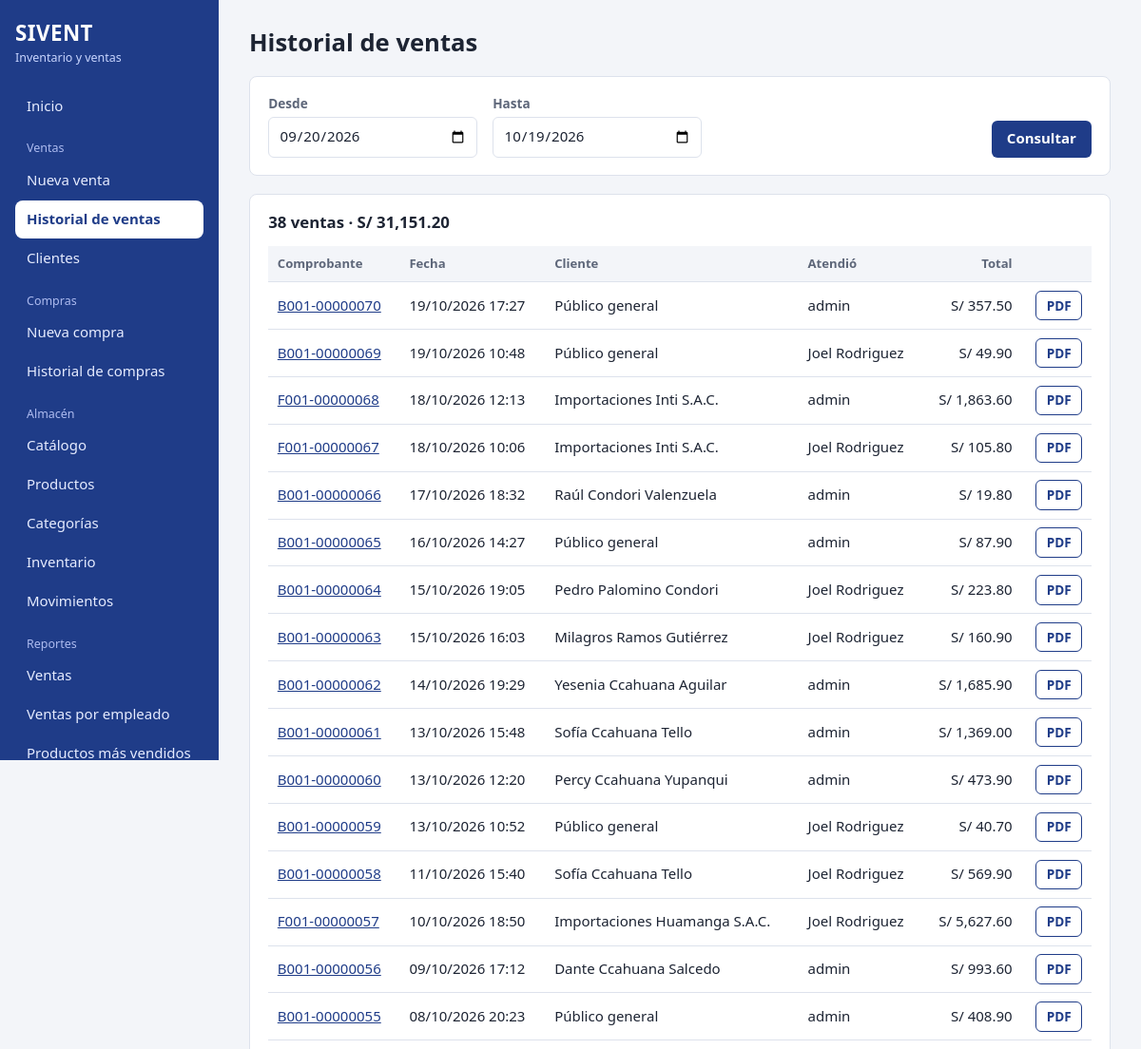
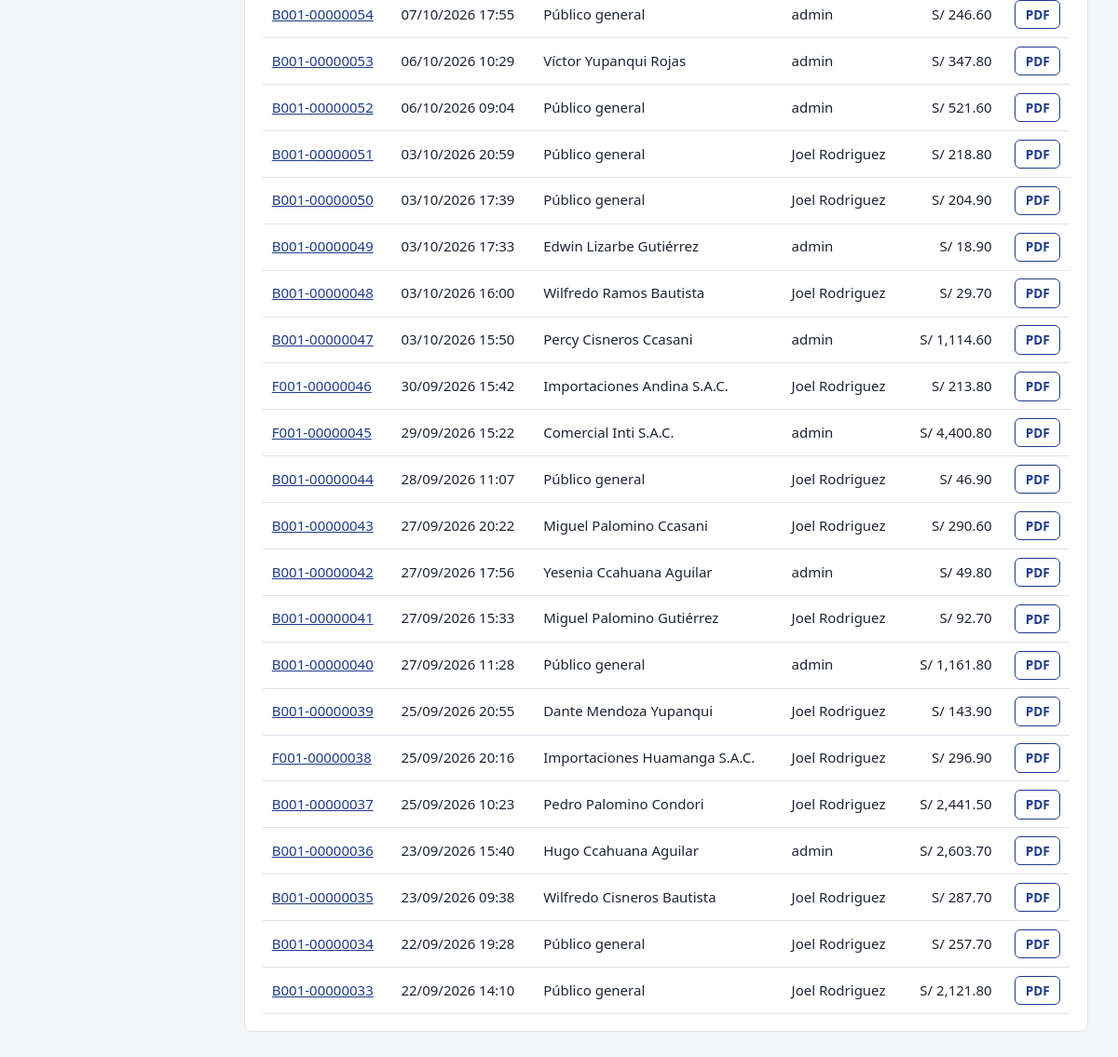
/ventas/historial (signed in), run on the app's committed database (2 pictures, top to bottom).
### tables this page shows
CREATE TABLE ventas(
    id INTEGER PRIMARY KEY AUTOINCREMENT,
    fecha TEXT NOT NULL,
    usuario_id INTEGER NOT NULL REFERENCES usuarios(id),
    cliente_id INTEGER REFERENCES clientes(id),
    tipo_comprobante TEXT NOT NULL DEFAULT 'BOLETA' CHECK(tipo_comprobante IN ('BOLETA','FACTURA')),
    total REAL NOT NULL CHECK(total >= 0)
, estado TEXT NOT NULL DEFAULT 'EMITIDA', anulada_fecha TEXT, anulada_por INTEGER REFERENCES usuarios(id), anulada_motivo TEXT NOT NULL DEFAULT '');

CREATE TABLE usuarios(
    id INTEGER PRIMARY KEY AUTOINCREMENT,
    nombre_completo TEXT NOT NULL,
    usuario TEXT NOT NULL UNIQUE,
    password TEXT NOT NULL,
    rol_id INTEGER NOT NULL REFERENCES roles(id),
    activo INTEGER NOT NULL DEFAULT 1,
    creado TEXT NOT NULL DEFAULT (datetime('now','localtime'))
);

CREATE TABLE clientes(
    id INTEGER PRIMARY KEY AUTOINCREMENT,
    tipo_documento TEXT NOT NULL DEFAULT 'DNI' CHECK(tipo_documento IN ('DNI','RUC','CE','OTRO')),
    numero_documento TEXT NOT NULL,
    nombre TEXT NOT NULL,
    telefono TEXT NOT NULL DEFAULT '',
    email TEXT NOT NULL DEFAULT '',
    direccion TEXT NOT NULL DEFAULT '',
    activo INTEGER NOT NULL DEFAULT 1,
    UNIQUE(tipo_documento, numero_documento)
);

### ventas.py (the view)
@bp.route("/ventas/historial")
@requiere("ventas", "reportes")
def historial():
    desde, hasta = rango_fechas(request.args, dias=30)
    donde, args = ["substr(v.fecha,1,10) BETWEEN ? AND ?"], [desde, hasta]
    todas = "reportes" in g.user["permisos"]
    if not todas:
        donde.append("v.usuario_id=?")
        args.append(g.user["id"])
    con = get_db()
    filas = con.execute(f"{VENTA_SQL} WHERE {' AND '.join(donde)} ORDER BY v.id DESC LIMIT 300", args).fetchall()
    con.close()
    return render_template("ventas_historial.html", filas=filas, desde=desde, hasta=hasta, todas=todas,
                           total=sum(f["total"] for f in filas if f["estado"] == "EMITIDA"),
                           anuladas=sum(1 for f in filas if f["estado"] == "ANULADA"), serie=pdf.serie_numero)

### app.py (called while the page is built)
@app.template_filter("soles")
def soles(v):
    return f"S/ {float(v or 0):,.2f}"

@app.template_filter("fh")
def fecha_hora(s):
    try:
        return datetime.strptime(s, "%Y-%m-%d %H:%M:%S").strftime("%d/%m/%Y %H:%M")
    except (TypeError, ValueError):
        return s or ""

@app.after_request
def cabeceras(resp):
    resp.headers.setdefault("X-Content-Type-Options", "nosniff")
    resp.headers.setdefault("X-Frame-Options", "SAMEORIGIN")
    resp.headers.setdefault("Referrer-Policy", "same-origin")
    return resp

### auth.py (called while the page is built)
def csrf_token():
    if "csrf" not in session:
        session["csrf"] = secrets.token_hex(16)
    return session["csrf"]

def requiere(*modulos):
    def deco(f):
        @wraps(f)
        def w(*a, **k):
            if g.user is None:
                if request.path.startswith("/api/"):
                    return jsonify(error="Sesión expirada. Inicie sesión de nuevo."), 401
                return redirect(url_for("login", next=request.path))
            if modulos and not any(m in g.user["permisos"] for m in modulos):
                abort(403)
            return f(*a, **k)
        return w
    return deco

### db.py (called while the page is built)
def get_db():
    con = sqlite3.connect(DB_PATH, timeout=10, isolation_level=None)
    con.row_factory = sqlite3.Row
    con.execute("PRAGMA foreign_keys = ON;")
    con.execute("PRAGMA journal_mode = WAL;")
    return con

### pdf.py (called while the page is built)
def serie_numero(v):
    prefijo = "F001" if v["tipo_comprobante"] == "FACTURA" else "B001"
    return f"{prefijo}-{v['id']:08d}"

### util.py (called while the page is built)
def rango_fechas(args, dias=30):
    hoy = date.today()
    def leer(clave, defecto):
        try:
            return datetime.strptime(args.get(clave, ""), "%Y-%m-%d").date()
        except ValueError:
            return defecto
    hasta = leer("hasta", hoy)
    desde = leer("desde", hasta - timedelta(days=dias - 1))
    if desde > hasta:
        desde, hasta = hasta, desde
    return desde.isoformat(), hasta.isoformat()

### templates/ventas_historial.html (shortened to what this page needs)
{% extends 'base.html' %}
{% block content %}
<h1>Historial de ventas</h1>
<form method="get" class="panel barra">
  <div class="campo"><label for="desde">Desde</label><input id="desde" type="date" name="desde" value="{{ desde }}"></div>
  <div class="campo"><label for="hasta">Hasta</label><input id="hasta" type="date" name="hasta" value="{{ hasta }}"></div>
  <div class="acciones"><button class="btn">Consultar</button></div>
</form>
<section class="panel">
  <h2>{{ filas|length }} {{ 'venta' if filas|length == 1 else 'ventas' }} · {{ total|soles }}{% if not todas %} <small class="muted">(solo las suyas)</small>{% endif %}</h2>
  {% if filas %}
  <div class="tabla-scroll"><table>
    <thead><tr><th>Comprobante</th><th>Fecha</th><th>Cliente</th><th>Atendió</th><th class="num">Total</th><th></th></tr></thead>
    <tbody>{% for v in filas %}
      <tr class="{{ 'anulada' if v.estado == 'ANULADA' }}"><td><a href="{{ url_for('ventas.detalle', vid=v.id) }}">{{ serie(v) }}</a></td><td>{{ v.fecha|fh }}</td>
      <td>{{ v.cliente_nombre or 'Público general' }}</td><td>{{ v.usuario_nombre }}</td><td class="num">{{ v.total|soles }}</td>
      <td class="acc"><a class="btn sec chico" href="{{ url_for('ventas.comprobante', vid=v.id) }}" target="_blank" rel="noopener">PDF</a></td></tr>
    {% endfor %}</tbody>
  </table></div>
  {% else %}<p class="vacio">No hay ventas en este período.</p>{% endif %}
</section>
{% endblock %}

### static/css/style.css (style rules this page uses)
:root { --bg: #f3f5f9; --surface: #fff; --ink: #1d2433; --muted: #5d6679; --line: #dde2ec; --azul: #1f3c88; --azul-osc: #163172; --verde: #2e7d4f; --verde-osc: #256640; --rojo: #b3261e; --ambar: #9a5b00; --ambar-bg: #fff3dc; --radio: 8px; }
* { box-sizing: border-box; }
html { font-family: "Segoe UI", system-ui, -apple-system, Roboto, sans-serif; color: var(--ink); background: var(--bg); }
body { margin: 0; font-size: 15px; line-height: 1.45; }
h1 { font-size: 1.6rem; margin: 0 0 1.1rem; }
h2 { font-size: 1.05rem; margin: 0 0 .8rem; }
a { color: var(--azul); }
.panel { background: var(--surface); border: 1px solid var(--line); border-radius: var(--radio); padding: 1.1rem 1.2rem; margin-bottom: 1.2rem; }
label { display: block; font-size: .85rem; color: var(--muted); margin: .7rem 0 .25rem; font-weight: 600; }
input, select { width: 100%; padding: .55rem .65rem; border: 1px solid var(--line); border-radius: 6px; font: inherit; color: var(--ink); background: var(--surface); }
.acciones { display: flex; gap: .6rem; flex-wrap: wrap; margin-top: 1rem; align-items: center; }
.barra { display: flex; gap: 1rem; align-items: flex-end; flex-wrap: wrap; }
.barra .campo { min-width: 220px; }
.barra label { margin-top: 0; }
.barra .acciones { margin: 0 0 0 auto; }
.btn { display: inline-block; padding: .55rem 1rem; border: 0; border-radius: 6px; background: var(--azul); color: #fff; font: inherit; font-weight: 600; cursor: pointer; text-decoration: none; text-align: center; }
.btn.sec { background: transparent; color: var(--azul); border: 1px solid var(--azul); }
.btn.chico { padding: .3rem .65rem; font-size: .85rem; }
.tabla-scroll { overflow-x: auto; }
table { width: 100%; border-collapse: collapse; }
th, td { padding: .55rem .6rem; text-align: left; border-bottom: 1px solid var(--line); vertical-align: middle; }
thead th { background: var(--bg); font-size: .82rem; color: var(--muted); position: sticky; top: 0; }
td.num, th.num { text-align: right; font-variant-numeric: tabular-nums; }
td.acc { white-space: nowrap; text-align: right; }
@media (prefers-reduced-motion: no-preference) { .btn, .side nav a { transition: background .15s; } }
td.num, th.num { white-space: nowrap; }

### data on the page
ventas: serie "B001-00000070", fecha|fh "19/10/2026 17:27", cliente_nombre "Público general", usuario_nombre "admin", total|soles "S/ 357.50"
ventas: serie "B001-00000069", fecha|fh "19/10/2026 10:48", cliente_nombre "Público general", usuario_nombre "Joel Rodriguez", total|soles "S/ 49.90"
ventas: serie "F001-00000068", fecha|fh "18/10/2026 12:13", nombre "Importaciones Inti S.A.C.", usuario_nombre "admin", total|soles "S/ 1,863.60"
ventas: serie "F001-00000067", fecha|fh "18/10/2026 10:06", nombre "Importaciones Inti S.A.C.", usuario_nombre "Joel Rodriguez", total|soles "S/ 105.80"
ventas: serie "B001-00000066", fecha|fh "17/10/2026 18:32", nombre "Raúl Condori Valenzuela", usuario_nombre "admin", total|soles "S/ 19.80"
ventas: serie "B001-00000065", fecha|fh "16/10/2026 14:27", cliente_nombre "Público general", usuario_nombre "admin", total|soles "S/ 87.90"
ventas: serie "B001-00000064", fecha|fh "15/10/2026 19:05", nombre "Pedro Palomino Condori", usuario_nombre "Joel Rodriguez", total|soles "S/ 223.80"
ventas: serie "B001-00000063", fecha|fh "15/10/2026 16:03", nombre "Milagros Ramos Gutiérrez", usuario_nombre "Joel Rodriguez", total|soles "S/ 160.90"
ventas: serie "B001-00000062", fecha|fh "14/10/2026 19:29", nombre "Yesenia Ccahuana Aguilar", usuario_nombre "admin", total|soles "S/ 1,685.90"
ventas: serie "B001-00000061", fecha|fh "13/10/2026 15:48", nombre "Sofía Ccahuana Tello", usuario_nombre "admin", total|soles "S/ 1,369.00"
ventas: serie "B001-00000060", fecha|fh "13/10/2026 12:20", nombre "Percy Ccahuana Yupanqui", usuario_nombre "admin", total|soles "S/ 473.90"
ventas: serie "B001-00000059", fecha|fh "13/10/2026 10:52", cliente_nombre "Público general", usuario_nombre "Joel Rodriguez", total|soles "S/ 40.70"
ventas: serie "B001-00000058", fecha|fh "11/10/2026 15:40", nombre "Sofía Ccahuana Tello", usuario_nombre "Joel Rodriguez", total|soles "S/ 569.90"
ventas: serie "F001-00000057", fecha|fh "10/10/2026 18:50", nombre "Importaciones Huamanga S.A.C.", usuario_nombre "Joel Rodriguez", total|soles "S/ 5,627.60"
ventas: serie "B001-00000056", fecha|fh "09/10/2026 17:12", nombre "Dante Ccahuana Salcedo", usuario_nombre "admin", total|soles "S/ 993.60"
ventas: serie "B001-00000055", fecha|fh "08/10/2026 20:23", cliente_nombre "Público general", usuario_nombre "admin", total|soles "S/ 408.90"
ventas: serie "B001-00000054", fecha|fh "07/10/2026 17:55", cliente_nombre "Público general", usuario_nombre "admin", total|soles "S/ 246.60"
ventas: serie "B001-00000053", fecha|fh "06/10/2026 10:29", nombre "Víctor Yupanqui Rojas", usuario_nombre "admin", total|soles "S/ 347.80"
ventas: serie "B001-00000052", fecha|fh "06/10/2026 09:04", cliente_nombre "Público general", usuario_nombre "admin", total|soles "S/ 521.60"
ventas: serie "B001-00000051", fecha|fh "03/10/2026 20:59", cliente_nombre "Público general", usuario_nombre "Joel Rodriguez", total|soles "S/ 218.80"
ventas: serie "B001-00000050", fecha|fh "03/10/2026 17:39", cliente_nombre "Público general", usuario_nombre "Joel Rodriguez", total|soles "S/ 204.90"
ventas: serie "B001-00000049", fecha|fh "03/10/2026 17:33", nombre "Edwin Lizarbe Gutiérrez", usuario_nombre "admin", total|soles "S/ 18.90"
ventas: serie "B001-00000048", fecha|fh "03/10/2026 16:00", nombre "Wilfredo Ramos Bautista", usuario_nombre "Joel Rodriguez", total|soles "S/ 29.70"
ventas: serie "B001-00000047", fecha|fh "03/10/2026 15:50", nombre "Percy Cisneros Ccasani", usuario_nombre "admin", total|soles "S/ 1,114.60"
ventas: serie "F001-00000046", fecha|fh "30/09/2026 15:42", nombre "Importaciones Andina S.A.C.", usuario_nombre "Joel Rodriguez", total|soles "S/ 213.80"
ventas: serie "F001-00000045", fecha|fh "29/09/2026 15:22", nombre "Comercial Inti S.A.C.", usuario_nombre "admin", total|soles "S/ 4,400.80"
ventas: serie "B001-00000044", fecha|fh "28/09/2026 11:07", cliente_nombre "Público general", usuario_nombre "Joel Rodriguez", total|soles "S/ 46.90"
ventas: serie "B001-00000043", fecha|fh "27/09/2026 20:22", nombre "Miguel Palomino Ccasani", usuario_nombre "Joel Rodriguez", total|soles "S/ 290.60"
ventas: serie "B001-00000042", fecha|fh "27/09/2026 17:56", nombre "Yesenia Ccahuana Aguilar", usuario_nombre "admin", total|soles "S/ 49.80"
ventas: serie "B001-00000041", fecha|fh "27/09/2026 15:33", nombre "Miguel Palomino Gutiérrez", usuario_nombre "Joel Rodriguez", total|soles "S/ 92.70"
ventas: serie "B001-00000040", fecha|fh "27/09/2026 11:28", cliente_nombre "Público general", usuario_nombre "admin", total|soles "S/ 1,161.80"
ventas: serie "B001-00000039", fecha|fh "25/09/2026 20:55", nombre "Dante Mendoza Yupanqui", usuario_nombre "Joel Rodriguez", total|soles "S/ 143.90"
ventas: serie "F001-00000038", fecha|fh "25/09/2026 20:16", nombre "Importaciones Huamanga S.A.C.", usuario_nombre "Joel Rodriguez", total|soles "S/ 296.90"
ventas: serie "B001-00000037", fecha|fh "25/09/2026 10:23", nombre "Pedro Palomino Condori", usuario_nombre "Joel Rodriguez", total|soles "S/ 2,441.50"
ventas: serie "B001-00000036", fecha|fh "23/09/2026 15:40", nombre "Hugo Ccahuana Aguilar", usuario_nombre "admin", total|soles "S/ 2,603.70"
ventas: serie "B001-00000035", fecha|fh "23/09/2026 09:38", nombre "Wilfredo Cisneros Bautista", usuario_nombre "Joel Rodriguez", total|soles "S/ 287.70"
ventas: serie "B001-00000034", fecha|fh "22/09/2026 19:28", cliente_nombre "Público general", usuario_nombre "Joel Rodriguez", total|soles "S/ 257.70"
ventas: serie "B001-00000033", fecha|fh "22/09/2026 14:10", cliente_nombre "Público general", usuario_nombre "Joel Rodriguez", total|soles "S/ 2,121.80"

### other printed values
{{ texto }} "Inicio Nueva venta Historial de ventas Clientes Nueva compra Historial de compras Catálogo Productos Categorías Inventario Movimientos Ventas Ventas por empleado Productos más vendidos"
{{ filas|length }} "38"
{{ 'venta' if filas|length == 1 else 'ventas' }} "ventas"
{{ total|soles }} "S/ 31,151.20"
